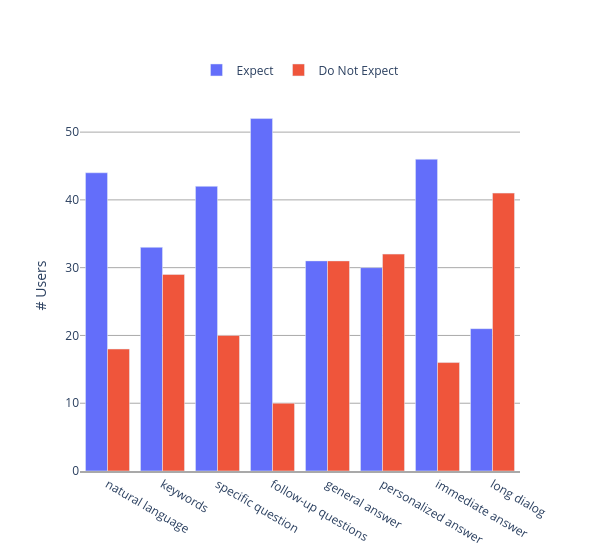

The code cell stored with this chart in its notebook:
### Markdown cell above
### What mental models did users have?

### Code cell
import plotly.graph_objects as go
from scipy import stats


mental_models = {
      "natural language": [],
      "keywords": [],
      "specific question": [],
      "follow-up questions": [],
      "general answer": [],
      "personalized answer": [],
      "immediate answer": [],
      "long dialog": []
}

user_mms = {}


for res in pre_surveys:
    user = res["user"]
    if user not in user_black_list:
        mental_models["natural language"].append(int(res["chat_exp_1"]))
        mental_models["keywords"].append(int(res["chat_exp_2"]))
        mental_models["specific question"].append(int(res["chat_exp_3"]))
        mental_models["follow-up questions"].append(int(res['chat_exp_4']))
        mental_models["general answer"].append(int(res["chat_exp_5"]))
        mental_models["personalized answer"].append(int(res["chat_exp_6"]))
        mental_models["immediate answer"].append(int(res['chat_exp_7']))
        mental_models["long dialog"].append(int(res["chat_exp_8"]))
        user_mms[user] = {key: mental_models[key][-1] for key in mental_models}
    else:
        print(user)
    
labels = [key for key in mental_models]
avg_mental_models = [np.mean(mental_models[l]) for l in labels]
yes_count = []
no_count = []
for l in labels:
    ys = [entry for entry in mental_models[l] if entry > 3]
    ns = [entry for entry in mental_models[l] if entry <= 3]
    yes_count.append(len(ys))
    no_count.append(len(ns))
print(mental_models)
print(avg_mental_models)

fig = go.Figure()
fig.add_trace(go.Bar(
    name='Expect',
    x=labels,
    y=yes_count
))
fig.add_trace(go.Bar(
    name="Do Not Expect",
    x=labels,
    y=no_count
))
# fig.add_trace(go.Bar(
#     name='Control',
#     x=labels, y=avg_mental_models,
#     error_y=dict(type='data', array=[stats.sem(mental_models[l]) for l in labels])
# ))
fig.update_layout(
    barmode='group', 
    width=600,
    yaxis_title="# Users",
    plot_bgcolor = 'rgba(0,0,0,0)',
    legend={"orientation": "h", "yanchor": "top", "y":1.12, "xanchor":"center", "x":0.5})
fig.update_xaxes(showline=True, linewidth=2, linecolor='darkgrey', gridcolor='rgba(0,0,0,0)')
fig.update_yaxes(showline=False, linewidth=2, linecolor='darkgrey', gridcolor='darkgrey')
fig.show()
fig.write_image("llm_pre_mms.pdf")

### Figure 1 — Plotly figure (JSON) as saved in the notebook; plotly's stock layout.template omitted (floating-point values rounded to 4 significant figures)
{"data": [{"name": "Expect", "type": "bar", "x": ["natural language", "keywords", "specific question", "follow-up questions", "general answer", "personalized answer", "immediate answer", "long dialog"], "y": [44, 33, 42, 52, 31, 30, 46, 21]}, {"name": "Do Not Expect", "type": "bar", "x": ["natural language", "keywords", "specific question", "follow-up questions", "general answer", "personalized answer", "immediate answer", "long dialog"], "y": [18, 29, 20, 10, 31, 32, 16, 41]}], "layout": {"barmode": "group", "legend": {"orientation": "h", "x": 0.5, "xanchor": "center", "y": 1.12, "yanchor": "top"}, "plot_bgcolor": "rgba(0,0,0,0)", "width": 600, "xaxis": {"gridcolor": "rgba(0,0,0,0)", "linecolor": "darkgrey", "linewidth": 2, "showline": true}, "yaxis": {"gridcolor": "darkgrey", "linecolor": "darkgrey", "linewidth": 2, "showline": false, "title": {"text": "# Users"}}}}
